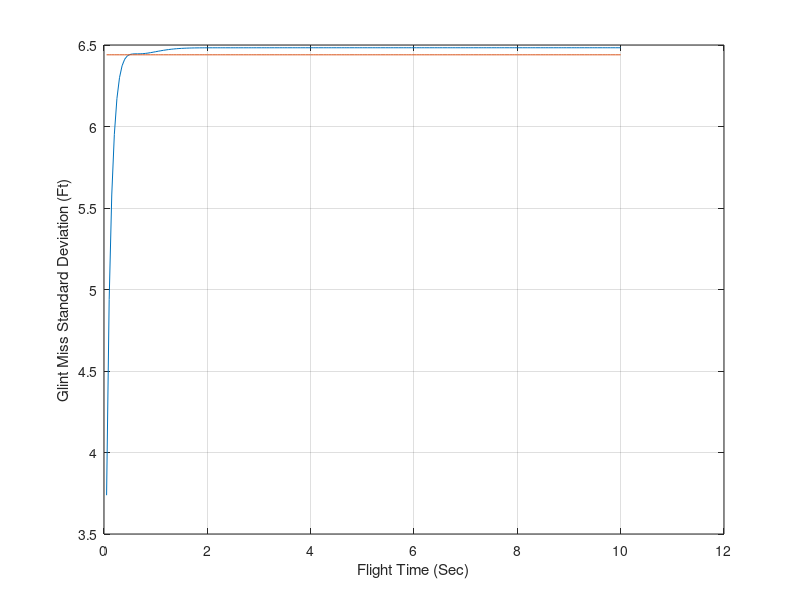
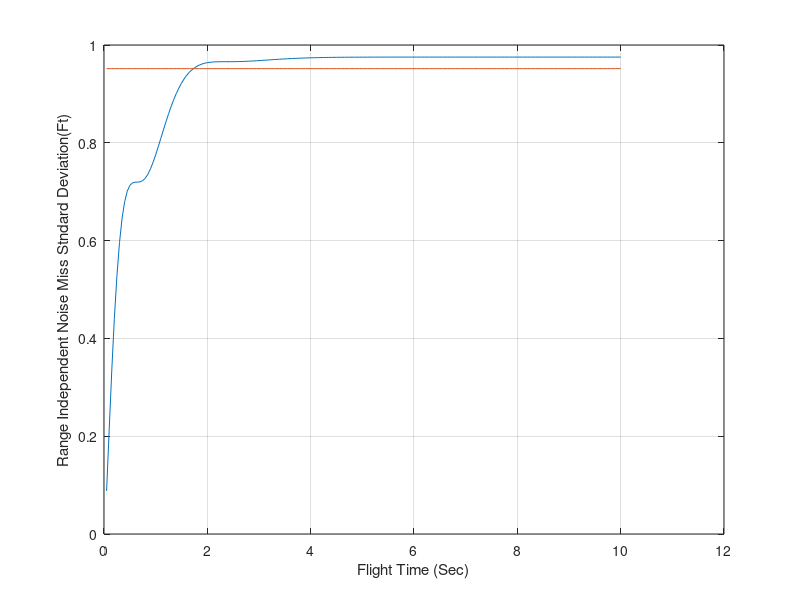
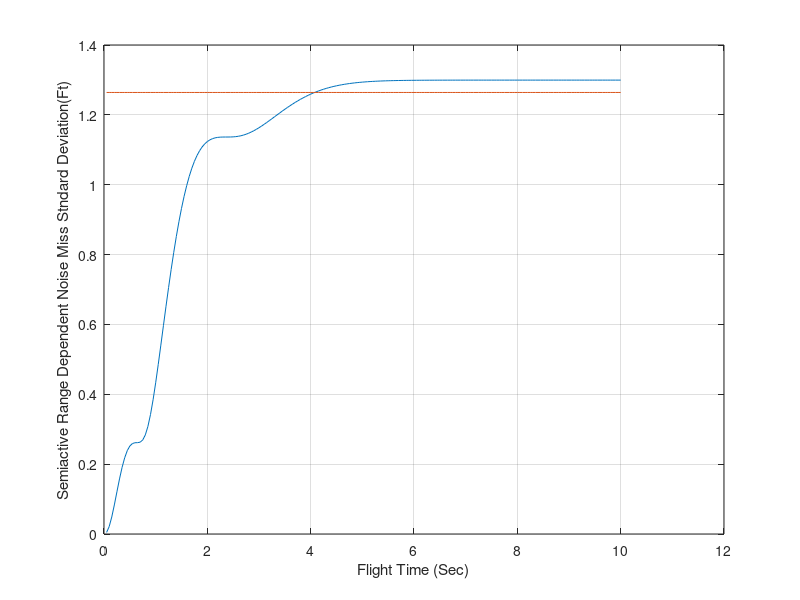
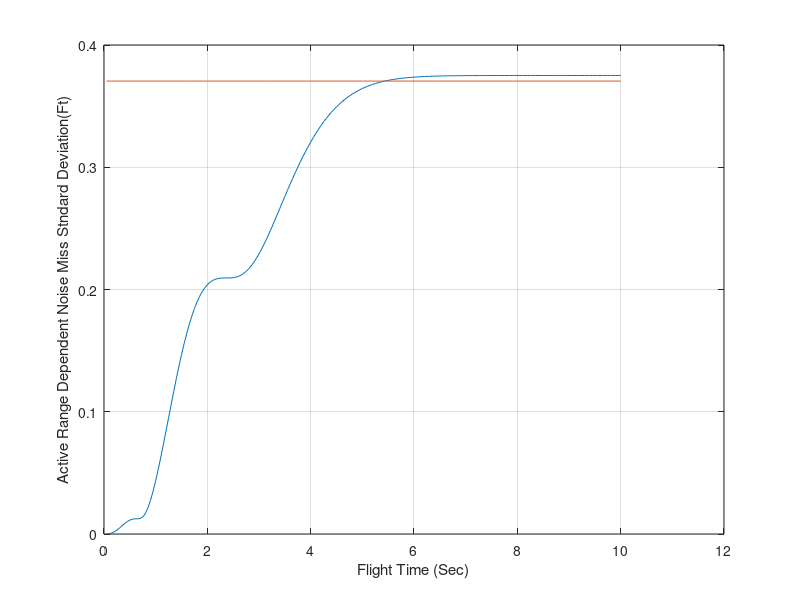

These figures' MATLAB source, in order:
clear
n=0;
XNT=193.2;
XNP=3.;
TAU=.5;
TF=10.;
VM=3000.;
HEDEG=-20.;
VC=4000.;
TS=.1;
RA=30000.;
SIGGL=10.;
SIGFN=.002;
SIGRN=.02;
SIGRNA=.02;
PHIGL=SIGGL*SIGGL*TS;
PHIFN=SIGFN*SIGFN*TS;
PHIRN=SIGRN*SIGRN*TS;
PHIRNA=SIGRNA*SIGRNA*TS;
RA=30000.;
T=0.;
S=0.;
TP=T+.00001;
X1=0;
X2=0;
X3=1;
X4=0;
X5=0.;
X6=0.;
X7=0.;
X8=0.;
H=.01;
HE=HEDEG/57.3;
while TP<=(TF-1e-5)
	S=S+H;
	X1OLD=X1;
	X2OLD=X2;
	X3OLD=X3;
	X4OLD=X4;
	X5OLD=X5;
	X6OLD=X6;
	X7OLD=X7;
	X8OLD=X8;
    STEP=1;
	FLAG=0;
	while STEP<=1
      		if FLAG==1
         	STEP=2;
			X1=X1+H*X1D;
			X2=X2+H*X2D;
			X3=X3+H*X3D;
			X4=X4+H*X4D;
			X5=X5+H*X5D;
			X6=X6+H*X6D;
			X7=X7+H*X7D;
			X8=X8+H*X8D;
			TP=TP+H;
            end
        X1D=X2;
		X2D=X3;
		Y1=(X4-X2)/TAU;
		TGO=TP+.00001;
		X3D=XNP*Y1/TGO;
		X4D=-Y1;
		X5D=X3D^2;
		X6D=(XNP*VC*Y1)^2;
		X7D=(XNP*VC*VC*Y1*TGO/RA)^2;
		X8D=(XNP*VC*VC*VC*Y1*TGO*TGO/RA^2)^2;
		FLAG=1;
   	end
   	FLAG=0;
	X1=(X1OLD+X1)/2+.5*H*X1D;
	X2=(X2OLD+X2)/2+.5*H*X2D;
	X3=(X3OLD+X3)/2+.5*H*X3D;
	X4=(X4OLD+X4)/2+.5*H*X4D;
	X5=(X5OLD+X5)/2+.5*H*X5D;
	X6=(X6OLD+X6)/2+.5*H*X6D;
	X7=(X7OLD+X7)/2+.5*H*X7D;
	X8=(X8OLD+X8)/2+.5*H*X8D;
	S=S+H;
   	if S>=.0999
      	S=0.;
      	n=n+1;
		XMGL=sqrt(PHIGL*X5);
		XMFN=sqrt(PHIFN*X6);
		XMRN=sqrt(PHIRN*X7);
		XMRNA=sqrt(PHIRNA*X8);
		ArrayTP(n)=TP;
		ArrayXMGL(n)=XMGL;
        ArrayXMGLTH(n)=1.44*sqrt(PHIGL/TAU);
		ArrayXMFN(n)=XMFN;
        ArrayXMFNTH(n)=.532*VC*sqrt(TAU*PHIFN);
		ArrayXMRN(n)=XMRN;
        ArrayXMRNTH(n)=1.06*VC*VC*(TAU^1.5)*sqrt(PHIRN)/RA;
		ArrayXMRNA(n)=XMRNA;
        ArrayXMRNATH(n)=4.66*VC*VC*VC*(TAU^2.5)*sqrt(PHIRNA)/(RA*RA);
	end
end
figure
plot(ArrayTP,ArrayXMGL,ArrayTP,ArrayXMGLTH),grid
xlabel('Flight Time (Sec)')
ylabel('Glint Miss Standard Deviation (Ft)')
figure
plot(ArrayTP,ArrayXMFN,ArrayTP,ArrayXMFNTH),grid
xlabel('Flight Time (Sec)')
ylabel('Range Independent Noise Miss Stndard Deviation(Ft)')
figure
plot(ArrayTP,ArrayXMRN,ArrayTP,ArrayXMRNTH),grid
xlabel('Flight Time (Sec)')
ylabel('Semiactive Range Dependent Noise Miss Stndard Deviation(Ft)')
figure
plot(ArrayTP,ArrayXMRNA,ArrayTP,ArrayXMRNATH),grid
xlabel('Flight Time (Sec)')
ylabel('Active Range Dependent Noise Miss Stndard Deviation(Ft)')
clc
output=[ArrayTP',ArrayXMGL',ArrayXMGLTH',ArrayXMFN',ArrayXMFNTH',...
    ArrayXMRN',ArrayXMRNTH',ArrayXMRNA',ArrayXMRNATH'];
save datfil output  -ascii
disp 'simulation finished'
